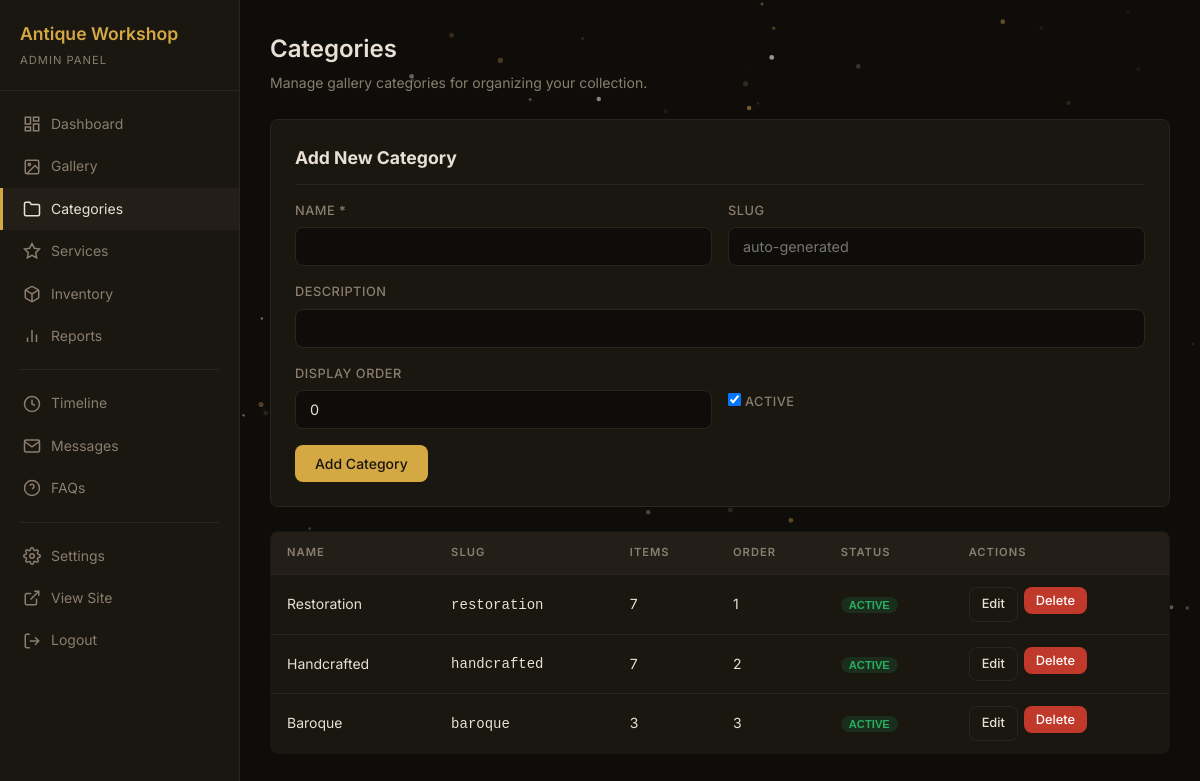
Screenshot of /admin/categories.php (signed in) with the database file from the repository.
### tables this page shows
CREATE TABLE IF NOT EXISTS `categories` (
    `id` INT AUTO_INCREMENT PRIMARY KEY,
    `name` VARCHAR(100) NOT NULL,
    `slug` VARCHAR(100) NOT NULL UNIQUE,
    `description` VARCHAR(255) DEFAULT '',
    `display_order` INT NOT NULL DEFAULT 0,
    `is_active` TINYINT(1) NOT NULL DEFAULT 1,
    `created_at` DATETIME DEFAULT CURRENT_TIMESTAMP
);

### admin/categories.php (the view, shortened to what this page needs)
<?php
$db = getDB();
$edit_item = null;
$categories = $db->query("SELECT c.*, (SELECT COUNT(*) FROM gallery_items g WHERE g.category = c.slug) as item_count FROM categories c ORDER BY display_order ASC")->fetchAll();
?>
<!DOCTYPE html>
<html lang="en">
<head>
    <link rel="stylesheet" href="style.css">
</head>
<body>
    <div class="admin-layout">
        <?php require_once 'includes/sidebar.php'; ?>
        <main class="admin-main">
            <div class="page-header">
                <h1>Categories</h1>
                <p>Manage gallery categories for organizing your collection.</p>
            </div>
            <div class="form-card">
                <h2><?php echo $edit_item ? 'Edit Category' : 'Add New Category'; ?></h2>
                <form method="POST" action="categories.php">
                    <div class="form-row">
                        <div class="form-group">
                            <label for="name">Name *</label>
                            <input type="text" class="form-control" id="name" name="name" value="<?php echo htmlspecialchars($edit_item['name'] ?? ''); ?>" required>
                        </div>
                        <div class="form-group">
                            <label for="slug">Slug</label>
                            <input type="text" class="form-control" id="slug" name="slug" value="<?php echo htmlspecialchars($edit_item['slug'] ?? ''); ?>" placeholder="auto-generated">
                        </div>
                    </div>
                    <div class="form-group">
                        <label for="description">Description</label>
                        <input type="text" class="form-control" id="description" name="description" value="<?php echo htmlspecialchars($edit_item['description'] ?? ''); ?>">
                    </div>
                    <div class="form-row">
                        <div class="form-group">
                            <label for="display_order">Display Order</label>
                            <input type="number" class="form-control" id="display_order" name="display_order" value="<?php echo $edit_item['display_order'] ?? 0; ?>">
                        </div>
                        <div class="form-group" style="padding-top: 28px;">
                            <label><input type="checkbox" name="is_active" <?php if ($edit_item['is_active'] ?? true) echo 'checked'; ?>> Active</label>
                        </div>
                    </div>
                    <div style="display: flex; gap: 8px;">
                        <button type="submit" class="btn btn-primary"><?php echo $edit_item ? 'Update' : 'Add Category'; ?></button>
                    </div>
                </form>
            </div>
            <table class="data-table">
                <thead>
                    <tr>
                        <th>Name</th>
                        <th>Slug</th>
                        <th>Items</th>
                        <th>Order</th>
                        <th>Status</th>
                        <th>Actions</th>
                    </tr>
                </thead>
                <tbody>
                    <?php foreach ($categories as $cat): ?>
                    <tr>
                        <td><?php echo htmlspecialchars($cat['name']); ?></td>
                        <td><code><?php echo htmlspecialchars($cat['slug']); ?></code></td>
                        <td><?php echo $cat['item_count']; ?></td>
                        <td><?php echo $cat['display_order']; ?></td>
                        <td>
                            <form method="POST" action="categories.php" style="display:inline;">
                                <button type="submit" class="badge <?php echo $cat['is_active'] ? 'badge-featured' : 'badge-read'; ?>" style="cursor:pointer;border:none;">
                                    <?php echo $cat['is_active'] ? 'Active' : 'Inactive'; ?>
                                </button>
                            </form>
                        </td>
                        <td>
                            <div class="actions">
                                <a href="categories.php?edit=<?php echo $cat['id']; ?>" class="btn btn-outline btn-sm">Edit</a>
                                <form method="POST" action="categories.php" style="display:inline;" onsubmit="return confirm('Delete this category?')">
                                    <button type="submit" class="btn btn-danger btn-sm">Delete</button>
                                </form>
                            </div>
                        </td>
                    </tr>
                    <?php endforeach; ?>
                </tbody>
            </table>
        </main>
    </div>
<?php require_once __DIR__ . '/includes/particles.php'; ?>

### admin/style.css (style rules this page uses)
:root { --admin-bg: #0f0d0a; --admin-surface: #1a1610; --admin-surface-hover: #231f18; --admin-border: #2a2520; --admin-text: #e8e0d4; --admin-text-muted: #8a7e6e; --admin-accent: #d4a843; --admin-accent-hover: #e0b84f; --admin-danger: #c0392b; --admin-danger-hover: #e74c3c; --admin-success: #27ae60; --admin-radius: 8px; }
* { margin: 0; padding: 0; box-sizing: border-box; }
body { font-family: 'Inter', -apple-system, BlinkMacSystemFont, sans-serif; background: var(--admin-bg); color: var(--admin-text); line-height: 1.6; min-height: 100vh; }
a { color: var(--admin-accent); text-decoration: none; }
.admin-layout { display: flex; min-height: 100vh; }
.admin-main { flex: 1; margin-left: 240px; padding: 30px; }
.page-header { margin-bottom: 24px; }
.page-header h1 { font-size: 1.5rem; font-weight: 600; }
.page-header p { color: var(--admin-text-muted); font-size: 0.875rem; margin-top: 4px; }
.form-group { margin-bottom: 16px; }
.form-group label { display: block; font-size: 0.8rem; font-weight: 500; color: var(--admin-text-muted); margin-bottom: 6px; text-transform: uppercase; letter-spacing: 0.5px; }
.form-control { width: 100%; padding: 10px 14px; background: var(--admin-bg); border: 1px solid var(--admin-border); border-radius: var(--admin-radius); color: var(--admin-text); font-family: inherit; font-size: 0.9rem; transition: border-color 0.2s; }
.btn { display: inline-flex; align-items: center; gap: 6px; padding: 10px 20px; border: none; border-radius: var(--admin-radius); font-family: inherit; font-size: 0.875rem; font-weight: 500; cursor: pointer; transition: all 0.2s; }
.btn-primary { background: var(--admin-accent); color: #1a1410; }
.btn-danger { background: var(--admin-danger); color: white; }
.btn-outline { background: transparent; border: 1px solid var(--admin-border); color: var(--admin-text); }
.btn-sm { padding: 6px 12px; font-size: 0.8rem; }
.data-table { width: 100%; border-collapse: collapse; background: var(--admin-surface); border: 1px solid var(--admin-border); border-radius: var(--admin-radius); overflow: hidden; }
.data-table th, .data-table td { padding: 12px 16px; text-align: left; border-bottom: 1px solid var(--admin-border); font-size: 0.875rem; }
.data-table th { background: var(--admin-surface-hover); color: var(--admin-text-muted); font-weight: 600; text-transform: uppercase; font-size: 0.7rem; letter-spacing: 1px; }
.data-table tr:last-child td { border-bottom: none; }
.actions { display: flex; gap: 6px; }
.form-card { background: var(--admin-surface); border: 1px solid var(--admin-border); border-radius: var(--admin-radius); padding: 24px; margin-bottom: 24px; }
.form-card h2 { font-size: 1.1rem; margin-bottom: 16px; padding-bottom: 12px; border-bottom: 1px solid var(--admin-border); }
.form-row { display: grid; grid-template-columns: 1fr 1fr; gap: 16px; }
.badge { display: inline-block; padding: 2px 8px; border-radius: 10px; font-size: 0.7rem; font-weight: 600; text-transform: uppercase; }
.badge-featured { background: rgba(39, 174, 96, 0.15); color: var(--admin-success); }

### rows the page displays
categories: name "Restoration", slug "restoration", item_count "7", display_order "1", is_active "ACTIVE"
categories: name "Handcrafted", slug "handcrafted", item_count "7", display_order "2", is_active "ACTIVE"
categories: name "Baroque", slug "baroque", item_count "3", display_order "3", is_active "ACTIVE"
